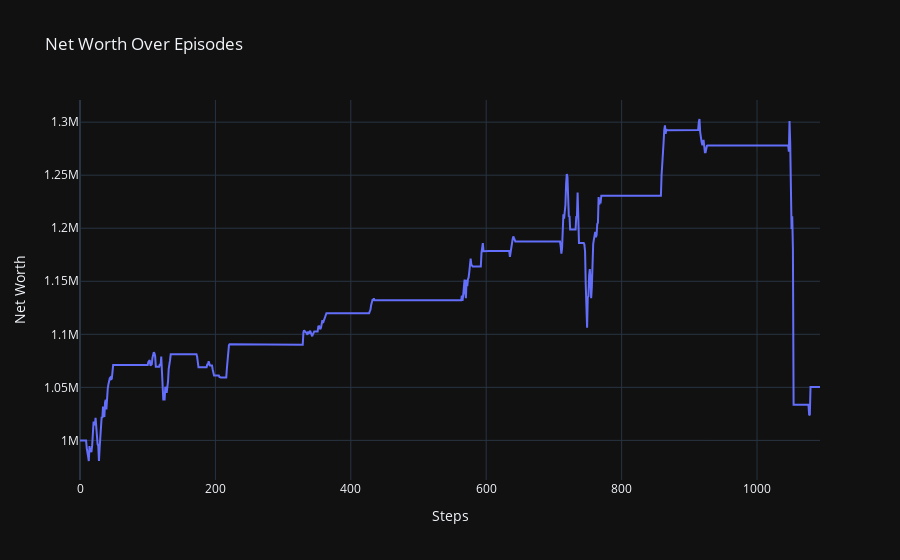

Notebook code for this chart:
### Code cell
# Plot net worth over episodes using Plotly
import plotly.graph_objects as go

fig = go.Figure()

# Loop through each episode's net worth log and plot
for i, episode_log in enumerate(results["net_worth_logs"]):
    fig.add_trace(go.Scatter(
        x=list(range(len(episode_log))),  # X-axis represents steps in each episode
        y=episode_log,                    # Y-axis represents net worth
        mode='lines',
        name=f'Episode {i+1}'             # Name for the legend, denoting the episode number
    ))

fig.update_layout(
    title=f'Net Worth Over Episodes',    # Set the plot title
    xaxis_title='Steps',                 # Label for the X-axis (steps)
    yaxis_title='Net Worth',             # Label for the Y-axis (net worth)
    template='plotly_dark'               # Optional: You can use a different template if you prefer
)

fig.show()

### Figure 1 — Plotly figure (JSON) as saved in the notebook; plotly's stock layout.template omitted (floating-point values rounded to 4 significant figures; data arrays with more than 128 entries replaced by an {"elided": "..."} marker saying what was removed)
{"data": [{"mode": "lines", "name": "Episode 1", "type": "scatter", "x": {"elided": "1094 int values"}, "y": {"elided": "1094 float values"}}], "layout": {"title": {"text": "Net Worth Over Episodes"}, "xaxis": {"title": {"text": "Steps"}}, "yaxis": {"title": {"text": "Net Worth"}}}}
